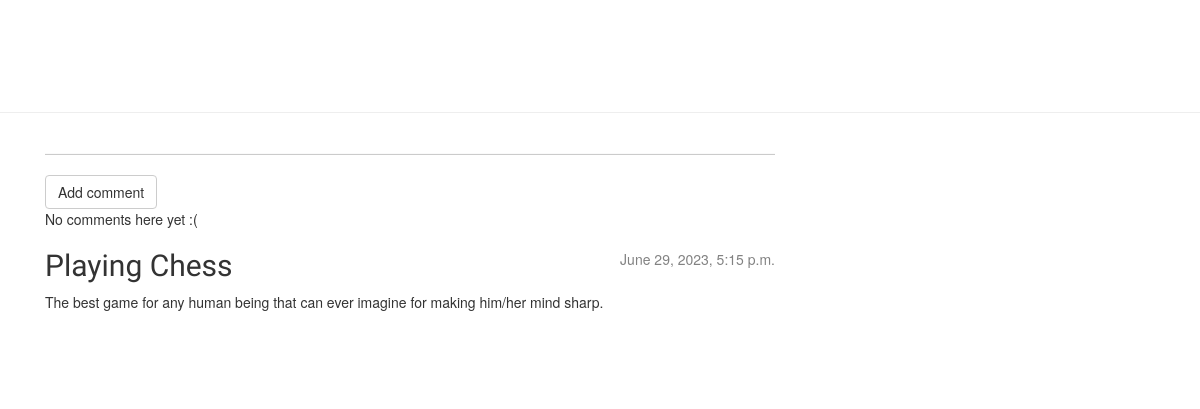
Before: /post/2/ with the older database file.
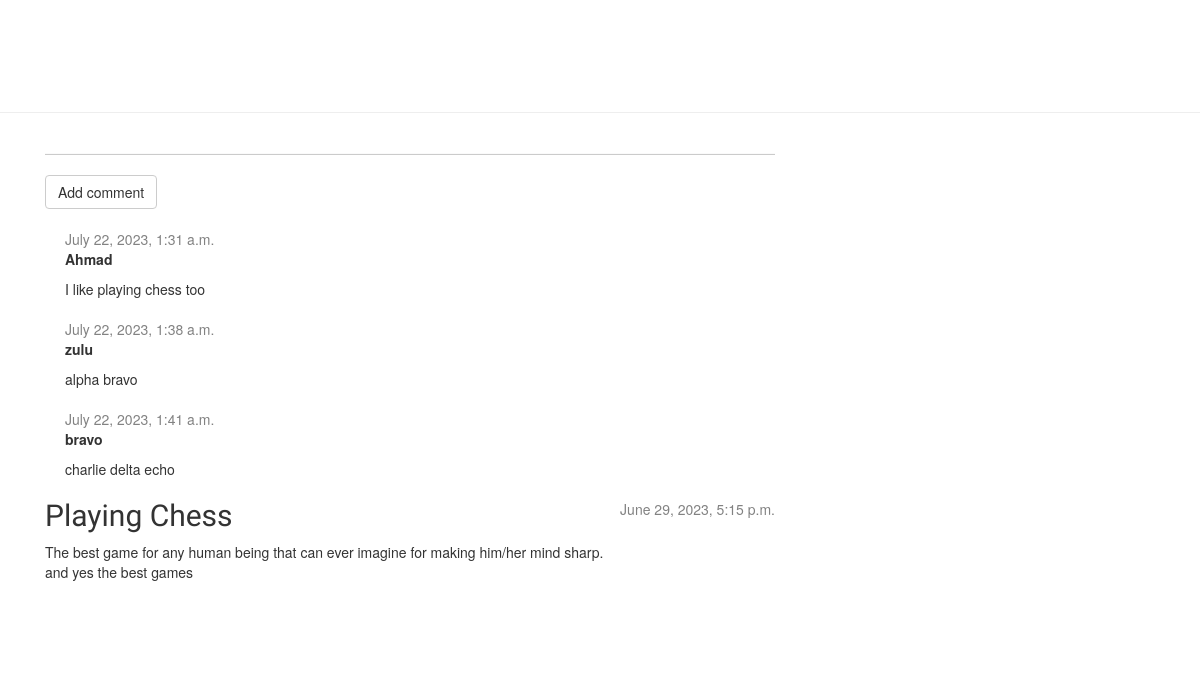
After: the same page with the newer database file.
### blog/models.py (models this page shows, shortened)
class Post(models.Model):
    author = models.ForeignKey(settings.AUTH_USER_MODEL, on_delete=models.CASCADE)
    title = models.CharField(max_length=200)
    text = models.TextField()
    created_date = models.DateTimeField(default=timezone.now)
    published_date = models.DateTimeField(blank=True, null=True)

class Comment(models.Model):
    post = models.ForeignKey('blog.Post', on_delete=models.CASCADE, related_name='comments')
    author = models.CharField(max_length=200)
    text = models.TextField()
    created_date = models.DateTimeField(default=timezone.now)
    approved_comment = models.BooleanField(default=False)

### blog/views.py (the view)
# urls.py: path('post/<int:pk>/', views.post_detail, name='post_detail'),
def post_detail(request, pk):
    post = get_object_or_404(Post, pk=pk)
    return render(request, 'blog/post_detail.html', {'post': post})

### blog/templates/blog/post_detail.html (shortened to what this page needs)
{% extends 'blog/base.html' %}
{% block content %}
<hr>
<a class="btn btn-default" href="{% url 'add_comment_to_post' pk=post.pk %}">Add comment</a>
{% for comment in post.comments.all %}
    {% if user.is_authenticated or comment.approved_comment %}
    <div class="comment">
        <div class="date">
            {{ comment.created_date }}
        </div>
        <strong>{{ comment.author }}</strong>
        <p>{{ comment.text|linebreaks }}</p>
    </div>
    {% endif %}
{% empty %}
    <p>No comments here yet :(</p>
{% endfor %}
    <article class="post">
        {% if post.published_date %}
        <div class="date">
            {{ post.published_date }}
        </div>
        {% else %}
        <a class="btn btn-default" href="{% url 'post_publish' pk=post.pk %}">
            Publish
        </a>
        {% endif %}
        <h2>{{ post.title }}</h2>
        <p>{{ post.text|linebreaksbr }}</p>
    </article>
{% endblock %}

Changed rows visible on the page:
added Comment: created_date "July 22, 2023, 1:31 a.m.", author "Ahmad", text "I like playing chess too"
added Comment: created_date "July 22, 2023, 1:38 a.m.", author "zulu", text "alpha bravo"
added Comment: created_date "July 22, 2023, 1:41 a.m.", author "bravo", text "charlie delta echo"
changed Post "Playing Chess": text "The best game for any human being that can ever imagine for making him/her mind sharp." → "The best game for any human being that can ever imagine for making him/her mind sharp. and yes the best games"
Other visible differences:
text no longer shown: "No comments here yet :("
